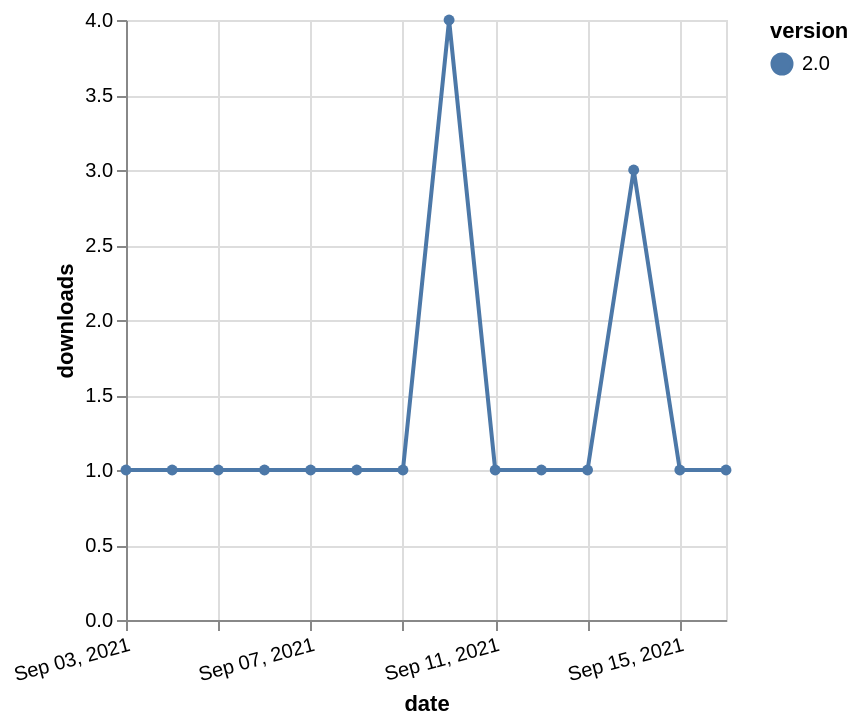

Specify this chart in Vega-Lite:
### Vega-Lite specification from a JSON file in a GitHub repository (floating-point values rounded to 4 significant figures)
{"$schema": "https://vega.github.io/schema/vega-lite/v5.json", "description": "A simple bar chart with embedded data.", "data": {"values": [{"date": "2021-09-03", "total": 465, "delta": 1, "version": "2.0"}, {"date": "2021-09-04", "total": 466, "delta": 1, "version": "2.0"}, {"date": "2021-09-05", "total": 467, "delta": 1, "version": "2.0"}, {"date": "2021-09-06", "total": 468, "delta": 1, "version": "2.0"}, {"date": "2021-09-07", "total": 469, "delta": 1, "version": "2.0"}, {"date": "2021-09-08", "total": 470, "delta": 1, "version": "2.0"}, {"date": "2021-09-09", "total": 471, "delta": 1, "version": "2.0"}, {"date": "2021-09-10", "total": 475, "delta": 4, "version": "2.0"}, {"date": "2021-09-11", "total": 476, "delta": 1, "version": "2.0"}, {"date": "2021-09-12", "total": 477, "delta": 1, "version": "2.0"}, {"date": "2021-09-13", "total": 478, "delta": 1, "version": "2.0"}, {"date": "2021-09-14", "total": 481, "delta": 3, "version": "2.0"}, {"date": "2021-09-15", "total": 482, "delta": 1, "version": "2.0"}, {"date": "2021-09-16", "total": 483, "delta": 1, "version": "2.0"}]}, "width": "container", "mark": {"type": "line", "point": {"filled": true}}, "encoding": {"x": {"field": "date", "type": "temporal", "timeUnit": "yearmonthdate", "title": "date", "axis": {"labelAngle": -15}}, "y": {"field": "delta", "type": "quantitative", "title": "downloads"}, "color": {"field": "version", "type": "nominal"}, "tooltip": {"field": "delta"}}}
